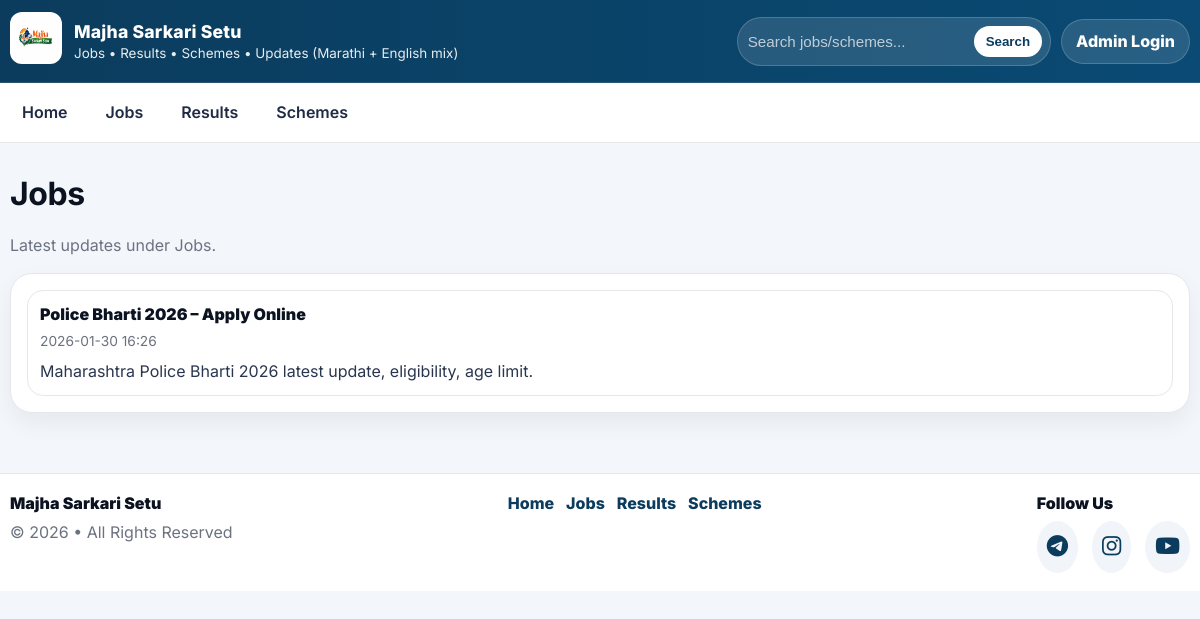
/category/job, run on the app's committed database.
### tables this page shows
CREATE TABLE categories (
                id INTEGER PRIMARY KEY AUTOINCREMENT,
                name TEXT UNIQUE NOT NULL,
                slug TEXT UNIQUE NOT NULL
            );

CREATE TABLE posts (
                id INTEGER PRIMARY KEY AUTOINCREMENT,
                title TEXT NOT NULL,
                category_slug TEXT NOT NULL,
                summary TEXT NOT NULL,
                content TEXT NOT NULL,
                source_url TEXT,
                created_at TEXT NOT NULL,
                is_published INTEGER NOT NULL DEFAULT 1
            );

### app.py (the view)
    @app.get("/category/<slug>")
    def category(slug):
        con = get_db()
        cat = con.execute("SELECT name, slug FROM categories WHERE slug=?", (slug,)).fetchone()
        if not cat:
            con.close()
            abort(404)
        posts = con.execute(
            """SELECT id, title, summary, created_at
               FROM posts WHERE category_slug=? AND is_published=1
               ORDER BY id DESC""",
            (slug,)
        ).fetchall()
        con.close()
        return render_template("category.html", category=cat, posts=posts)

### templates/category.html (shortened to what this page needs)
{% extends "base.html" %}
{% block content %}
<div class="pagehead">
  <h1>{{ category['name'] }}</h1>
  <p class="muted">Latest updates under {{ category['name'] }}.</p>
</div>
<div class="card">
  <div class="cards">
    {% for p in posts %}
      <article class="postcard">
        <a href="{{ url_for('post', post_id=p['id']) }}" class="postcard__title">{{ p['title'] }}</a>
        <div class="postcard__meta">{{ p['created_at'] }}</div>
        <div class="postcard__summary">{{ p['summary'] }}</div>
      </article>
    {% else %}
      <div class="muted">No posts found.</div>
    {% endfor %}
  </div>
</div>
{% endblock %}

### static/style.css (style rules this page uses)
:root { --bg:#f3f6fb; --card:#ffffff; --text:#0b1220; --muted:#6b7280; --primary:#0b3c5d; --accent:#ff8a00; --green:#1f9d55; --border:#e5e7eb; --shadow: 0 10px 25px rgba(0,0,0,.06); --radius:16px; --radius2:22px; --max:1180px; --font: Inter, system-ui, -apple-system, Segoe UI, Roboto, Arial, sans-serif; }
* { box-sizing:border-box }
html,body { height:100% }
body { margin:0; background:var(--bg); color:var(--text); font-family:var(--font); line-height:1.45; }
a { color:inherit }
.muted { color:var(--muted) }
.card { background:var(--card); border:1px solid var(--border); border-radius:var(--radius2); box-shadow:var(--shadow); padding:16px; }
.cards { display:grid; gap:12px }
.postcard { border:1px solid var(--border); border-radius:16px; padding:12px; background:#fff; }
.postcard__title { text-decoration:none; font-weight:900; display:block; margin-bottom:6px; }
.postcard__meta { font-size:.86rem; color:var(--muted); margin-bottom:8px }
.postcard__summary { color:#2a3650 }
.pagehead { margin:10px 0 14px }
.pagehead h1 { margin:0 0 6px; letter-spacing:-.4px }

### data on the page
categories: name "Jobs"
posts: title "Police Bharti 2026 – Apply Online", created_at "2026-01-30 16:26", summary "Maharashtra Police Bharti 2026 latest update, eligibility, age limit."

### other printed values
{{ site_name }} "Majha Sarkari Setu"
